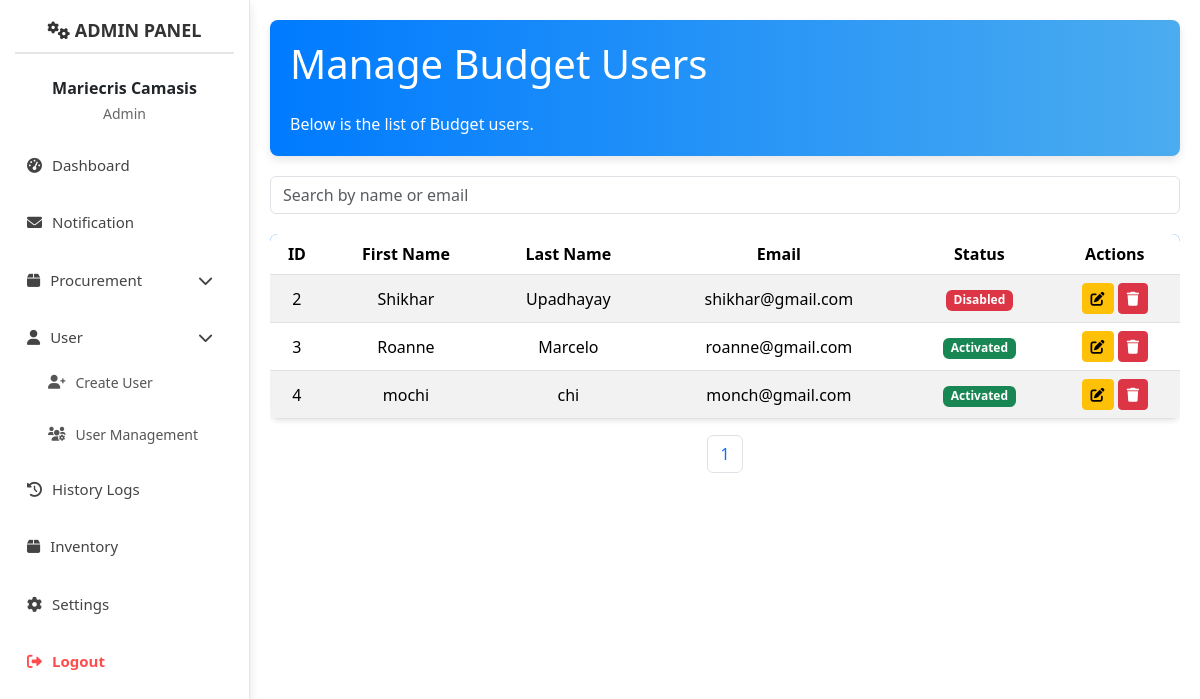
The app's page /admin/manage_budget_user.php (signed in) with its own data.
### tables this page shows
CREATE TABLE `budget_users` (
  `id` int(11) UNSIGNED NOT NULL,
  `first_name` varchar(50) NOT NULL,
  `last_name` varchar(50) NOT NULL,
  `email` varchar(100) NOT NULL,
  `password` varchar(255) NOT NULL,
  `remember_me` tinyint(1) DEFAULT 0,
  `status` enum('activate','disabled') DEFAULT 'disabled',
  `created_at` timestamp NOT NULL DEFAULT current_timestamp(),
  `updated_at` timestamp NOT NULL DEFAULT current_timestamp() ON UPDATE current_timestamp()
);

### admin/manage_budget_user.php (the view, shortened to what this page needs)
<?php
require_once '../admin/src/config/pdo.php';
$sql = "SELECT * FROM budget_users";
$stmt = $pdo->prepare($sql);
$stmt->execute();
$budget_users = $stmt->fetchAll(PDO::FETCH_ASSOC);
$items_per_page = 20;
$total_users = count($budget_users);
$total_pages = ceil($total_users / $items_per_page);
$current_page = isset($_GET['page']) ? (int)$_GET['page'] : 1;
$offset = ($current_page - 1) * $items_per_page;
$paginated_users = array_slice($budget_users, $offset, $items_per_page);
?>
<!DOCTYPE html>
<html lang="en">
<head>
    <link rel="stylesheet" href="https://cdn.jsdelivr.net/npm/bootstrap@5.3.3/dist/css/bootstrap.min.css">
    <link rel="stylesheet" href="https://cdnjs.cloudflare.com/ajax/libs/font-awesome/6.0.0-beta3/css/all.min.css">
    <link rel="stylesheet" href="src/css/pr.css">
</head>
<body>
    <div class="d-flex">
        <?php include 'sidebar.php'; ?>
        <div class="content flex-grow-1 animate__animated animate__fadeIn">
            <div class="header-card">
                <h1 class="mb-4">Manage Budget Users</h1>
                <p class="mb-0">Below is the list of Budget users.</p>
            </div>
            <div class="search-bar">
                <input type="text" id="search" class="form-control" placeholder="Search by name or email" onkeyup="filterUsers()">
            </div>
            <div class="table-responsive">
                <table class="table table-striped" id="userTable">
                    <thead>
                        <tr>
                            <th>ID</th>
                            <th>First Name</th>
                            <th>Last Name</th>
                            <th>Email</th>
                            <th>Status</th>
                            <th>Actions</th>
                        </tr>
                    </thead>
                    <tbody>
                        <?php if (count($paginated_users) > 0): ?>
                            <?php foreach ($paginated_users as $user): ?>
                                <tr>
                                    <td><?php echo htmlspecialchars($user['id']); ?></td>
                                    <td><?php echo htmlspecialchars($user['first_name']); ?></td>
                                    <td><?php echo htmlspecialchars($user['last_name']); ?></td>
                                    <td><?php echo htmlspecialchars($user['email']); ?></td>
                                    <td>
                                        <?php if ($user['status'] === 'activate'): ?>
                                            <span class="badge bg-success">Activated</span>
                                        <?php else: ?>
                                            <span class="badge bg-danger">Disabled</span>
                                        <?php endif; ?>
                                    </td>
                                    <td>
                                        <a href="edit_budget_user.php?id=<?php echo $user['id']; ?>" class="btn btn-warning btn-sm" title="Edit">
                                            <i class="fas fa-edit"></i>
                                        </a>
                                        <a href="#" class="btn btn-danger btn-sm" title="Delete" onclick="confirmDelete(<?php echo $user['id']; ?>); return false;">
                                            <i class="fas fa-trash"></i>
                                        </a>
                                    </td>
                                </tr>
                            <?php endforeach; ?>
                        <?php else: ?>
                            <tr>
                                <td colspan="6" class="text-center">No Budget users found.</td>
                            </tr>
                        <?php endif; ?>
                    </tbody>
                </table>
            </div>
            <nav aria-label="Page navigation">
                <ul class="pagination">
                    <?php for ($i = 1; $i <= $total_pages; $i++): ?>
                        <li class="page-item <?php echo $i === $current_page ? 'active' : ''; ?>">
                            <a class="page-link" href="?page=<?php echo $i; ?>"><?php echo $i; ?></a>
                        </li>
                    <?php endfor; ?>
                </ul>
            </nav>
        </div>
    </div>
</body>
</html>

### admin/src/css/pr.css (style rules this page uses)
body { background-color: #f8f9fa; }
.content { margin-left: 250px; padding: 20px; }
.header-card { background: linear-gradient(90deg, #007bff, #4bacef); color: white; padding: 20px; border-radius: 8px; margin-bottom: 20px; box-shadow: 0 4px 8px rgba(0, 0, 0, 0.1); }
.search-bar { position: relative; flex-grow: 1; }
.search-bar input { padding-right: 35px; }
table { box-shadow: 0 2px 5px rgba(0, 0, 0, 0.1); border-radius: 8px; overflow: hidden; }
table thead { background-color: #007bff; color: white; }
table td, table th { text-align: center; vertical-align: middle; }
.btn { border-radius: 30px; }

### admin/manage_budget_user.php (style rules this page uses)
.content { margin-left: 250px; padding: 20px; }
.search-bar { margin-bottom: 20px; }
.pagination { justify-content: center; }

### records on screen
budget_users: id "2", first_name "Shikhar", last_name "Upadhayay", email "shikhar@gmail.com", status "Disabled"
budget_users: id "3", first_name "Roanne", last_name "Marcelo", email "roanne@gmail.com", status "Activated"
budget_users: id "4", first_name "mochi", last_name "chi", email "monch@gmail.com", status "Activated"

### other values on screen
$first_name . ' ' . $last_name "Mariecris Camasis"
